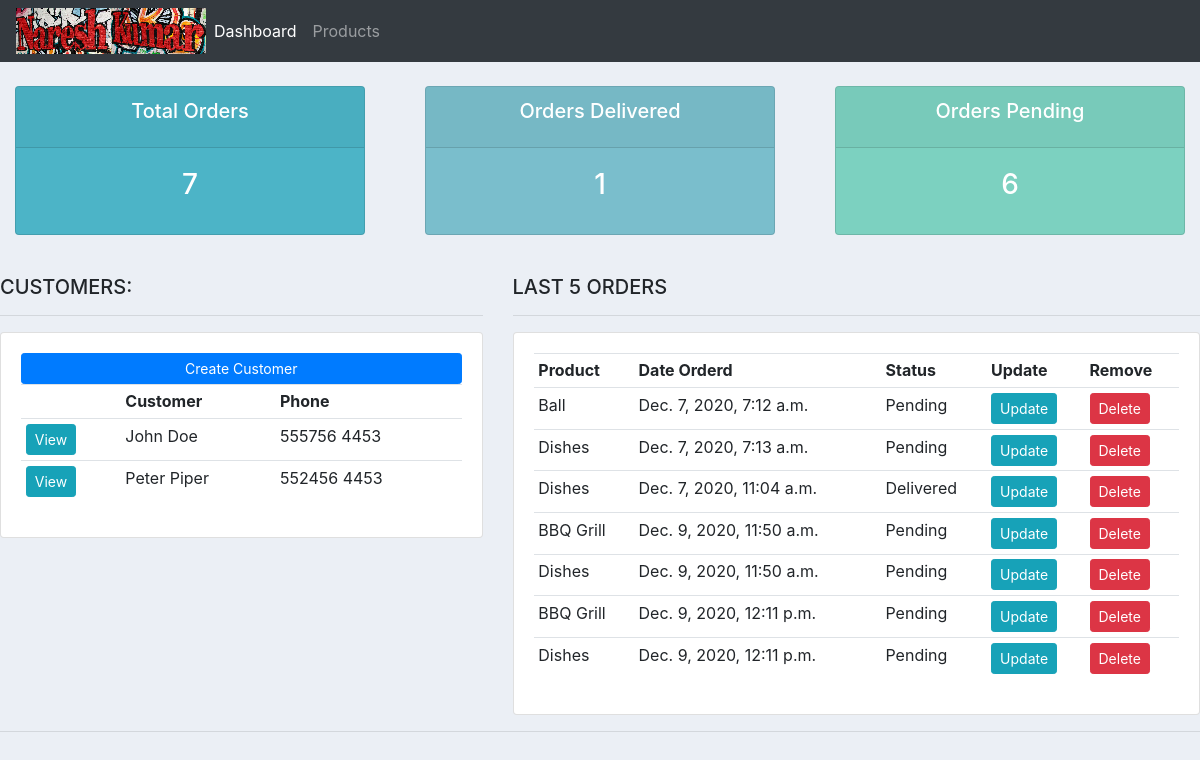
Before: / with the older database file.
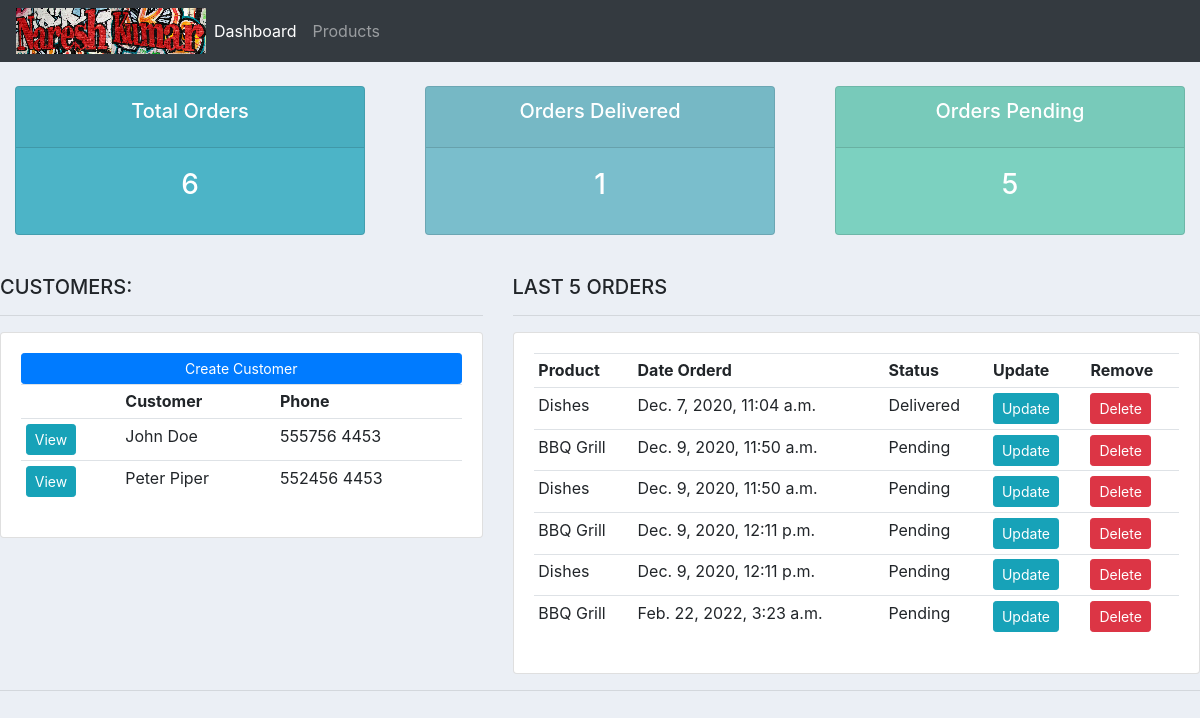
After: the same page with the newer database file.
### accounts/models.py (models this page shows, shortened)
class Customer(models.Model):
	name = models.CharField(max_length=200, null=True)
	phone = models.CharField(max_length=200, null=True)
	email = models.CharField(max_length=200, null=True)
	date_created = models.DateTimeField(auto_now_add=True, null=True)

class Order(models.Model):
	STATUS = (
			('Pending', 'Pending'),
			('Out for delivery', 'Out for delivery'),
			('Delivered', 'Delivered'),
		)
	customer = models.ForeignKey(Customer, null = True, on_delete=models.SET_NULL)
	product = models.ForeignKey(Product, null=True, on_delete= models.SET_NULL)
	date_created = models.DateTimeField(auto_now_add=True, null=True)
	status = models.CharField(max_length=200, null=True, choices=STATUS)

class Product(models.Model):
	CATEGORY = (
			('Indoor', 'Indoor'),
			('Out Door', 'Out Door'),
		)
	name = models.CharField(max_length=200, null=True)
	price = models.FloatField(null=True)
	category = models.CharField(max_length=200, null=True, choices=CATEGORY)
	description = models.CharField(max_length=200, null=True,blank = True)
	date_created = models.DateTimeField(auto_now_add=True, null=True)
	tag = models.ManyToManyField(Tag)
	def __str__(self):
		return self.name

### accounts/views.py (the view)
# urls.py: path('', views.home, name='home'),
def home(request):
	orders = Order.objects.all()
	customers = Customer.objects.all()
	total_customers = customers.count()
	total_orders = orders.count()
	delivered = orders.filter(status='Delivered').count()
	pending = orders.filter(status='Pending').count()
	context = {'orders': orders , 'customers': customers, 'total_orders':total_orders,
	'delivered':delivered, 'pending':pending }
	return render(request,'accounts/dashboard.html',context)

### accounts/templates/accounts/dashboard.html
{% extends 'accounts/main.html' %}
{% block content %}
{%  include 'accounts/status.html' %}
<br>
<div class="row">
	<div class="col-md-5">
		<h5>CUSTOMERS:</h5>
		<hr>
		<div class="card card-body">
			<a class="btn btn-primary  btn-sm btn-block" href="">Create Customer</a>
			<table class="table table-sm">
				<tr>
					<th></th>
					<th>Customer</th>
					<th>Phone</th>
				</tr>
				{% for customer in customers %}
					<tr>
						<td> <a class="btn btn-sm btn-info" href="{% url 'customer' customer.id %}">View</a> </td>
						<td>  {{customer.name}} </td>
						<td>  {{customer.phone}} </td>
					</tr>
				{% endfor %}
			</table>
		</div>
	</div>
	<div class="col-md-7">
		<h5>LAST 5 ORDERS</h5>
		<hr>
		<div class="card card-body">
			<table class="table table-sm">
				<tr>
					<th>Product</th>
					<th>Date Orderd</th>
					<th>Status</th>
					<th>Update</th>
					<th>Remove</th>
				</tr>
				{% for order in orders %}
					<tr>
						<td>  {{order.product}} </td>
						<td>  {{order.date_created}} </td>
						<td>  {{order.status}} </td>
						<td><a class="btn btn-sm btn-info" href="{% url 'update_order' order.id %}">Update</a></td>
						<td><a class="btn btn-sm btn-danger" href="{% url 'delete_order' order.id %}">Delete</a></td>
					</tr>
				{% endfor %}
			</table>
		</div>
	</div>
</div>
{% endblock %}

Changed rows visible on the page:
removed Order: product "Ball", date_created "Dec. 7, 2020, 7:12 a.m.", status "Pending"
removed Order: product "Dishes", date_created "Dec. 7, 2020, 7:13 a.m.", status "Pending"
added Order: product "BBQ Grill", date_created "Feb. 22, 2022, 3:23 a.m.", status "Pending"
Other visible differences:
{{ total_orders }}: "7" → "6"
{{ pending }}: "6" → "5"
